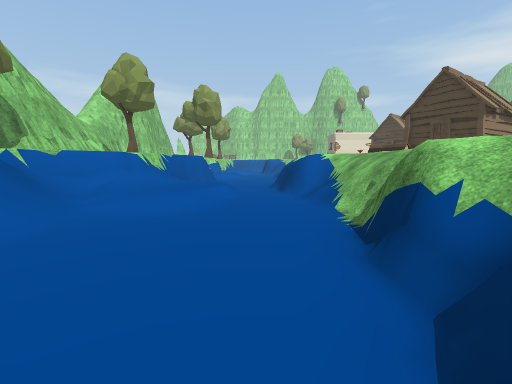
View 1 (above)

24 first-person views from a walk through a 3-D level made in the Unity game engine. The camera is 1.5 m above the floor, tilts 6° down and sees 85° across. The floor is counted in squares, 2 m on a side. Each view is taken from the middle of a square. On the plan, view 1 faces up. The plan holds only what a view shows up to about 10 squares ahead; the rest is blank. The place goes on beyond the plan. Some animated figures are left out. Some surface patterns are stand-ins.

View 2
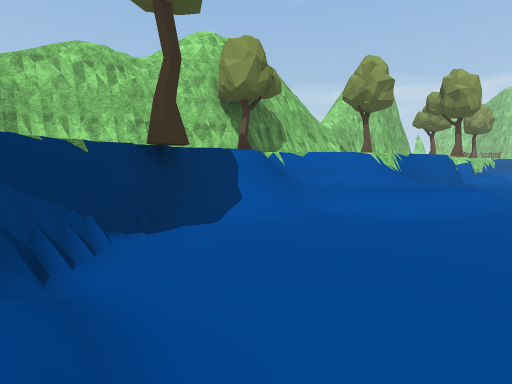

View 3
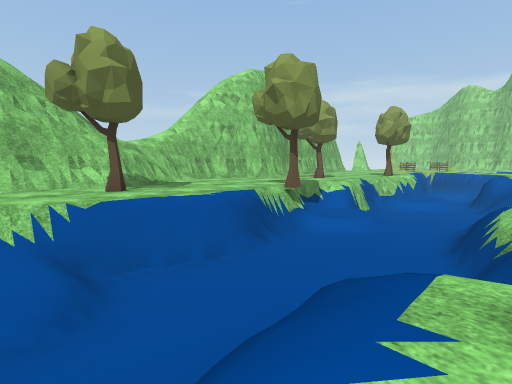

View 4
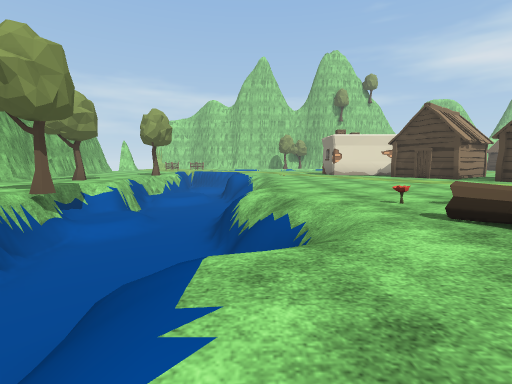

View 5
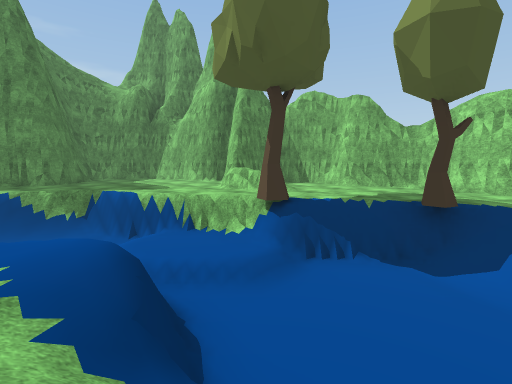

View 6
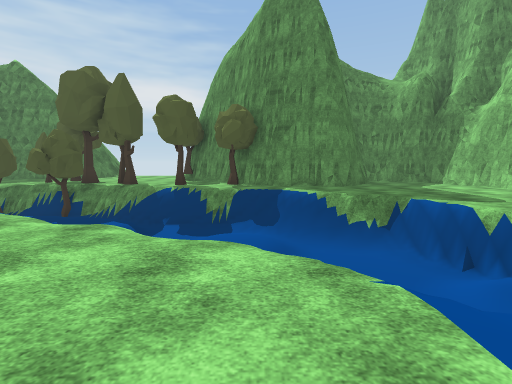

View 7
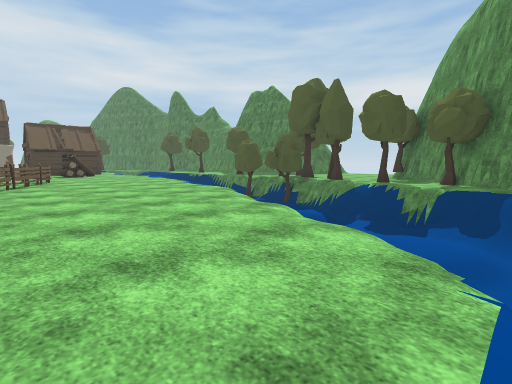

View 8
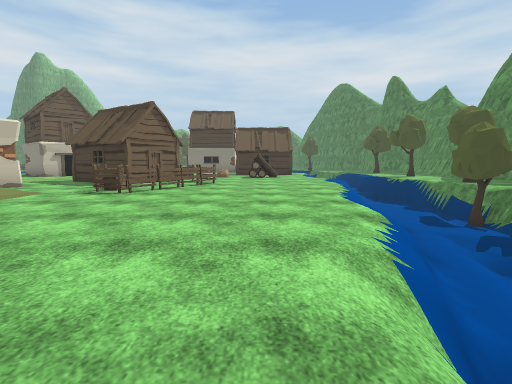

View 9
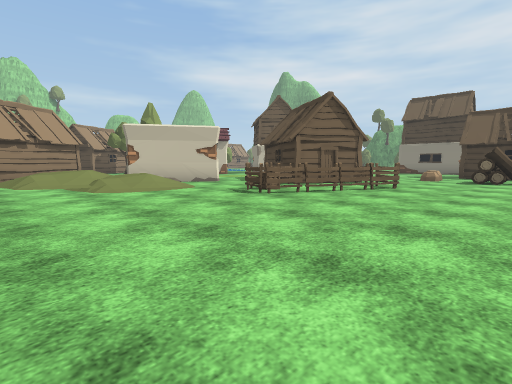

View 10
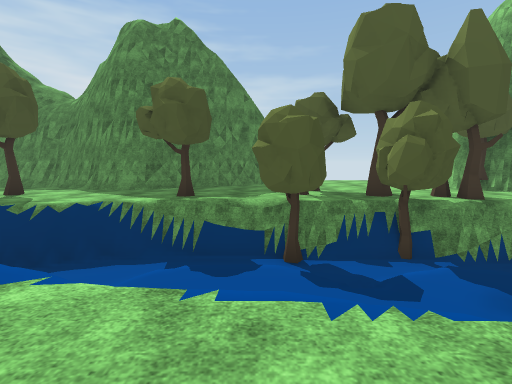

View 11
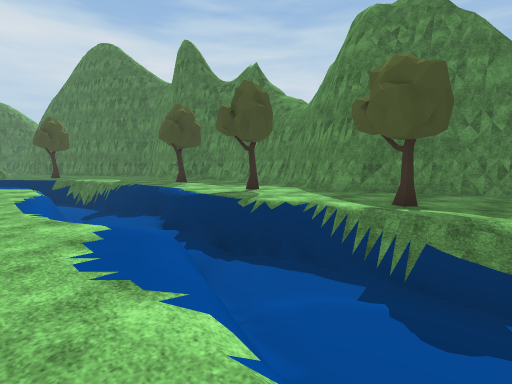

View 12
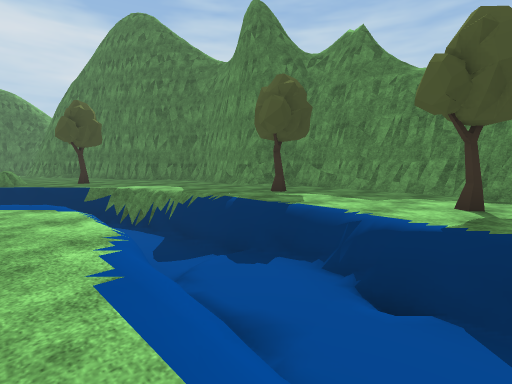

View 13
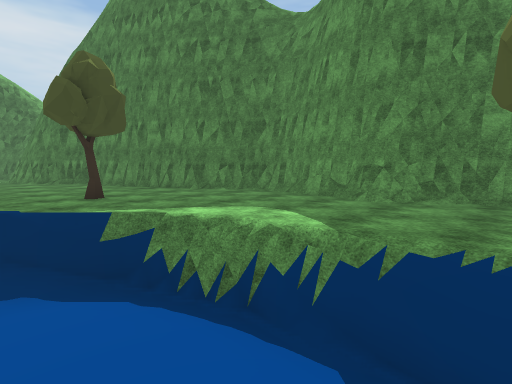

View 14
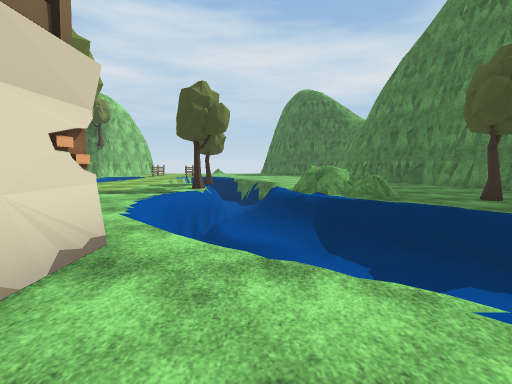

View 15
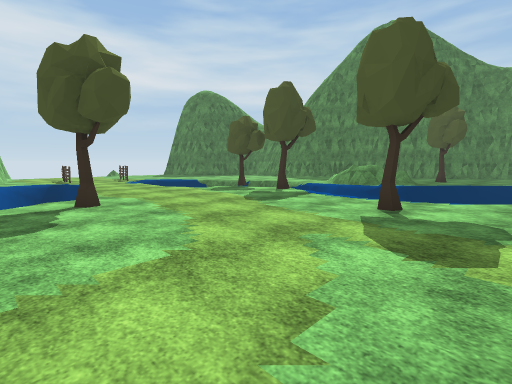

View 16
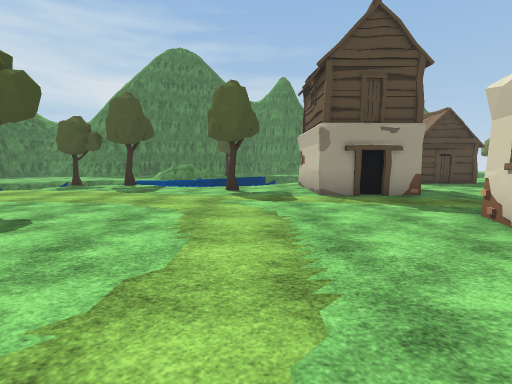

View 17
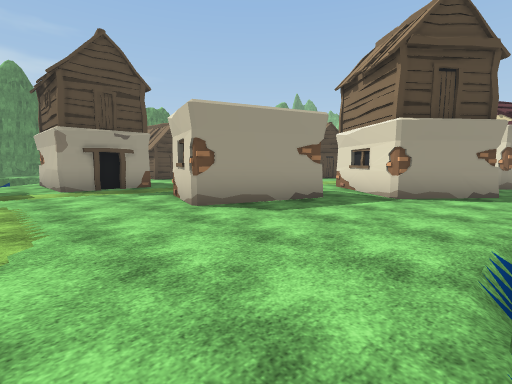

View 18
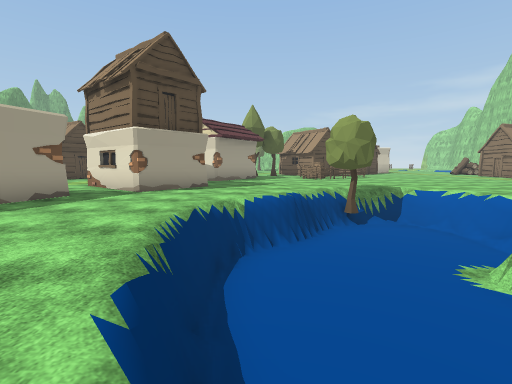

View 19
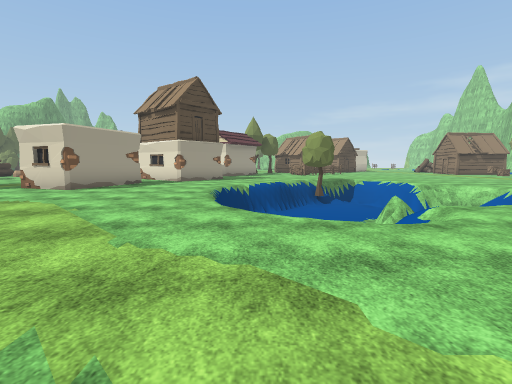

View 20
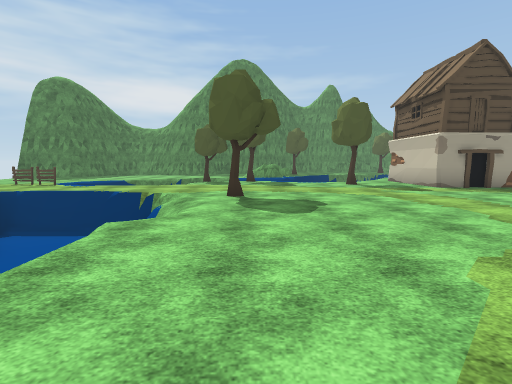

View 21
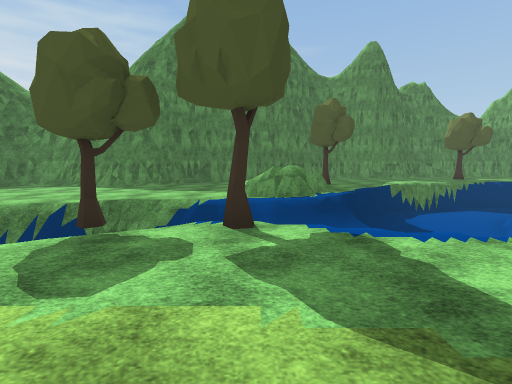

View 22
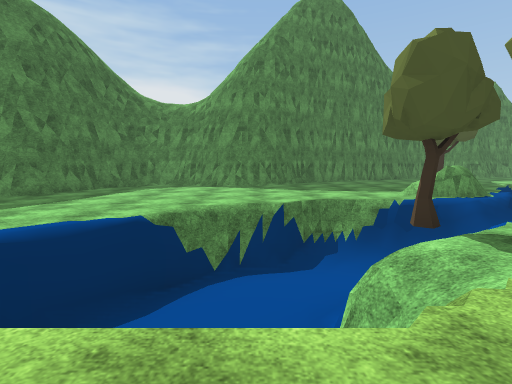

View 23
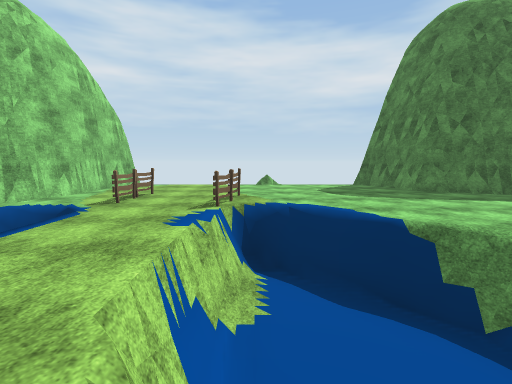

View 24
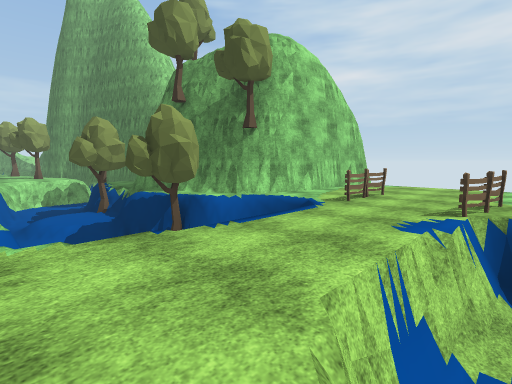

### Floor plan
Key: @ floor where view 1 was taken; # wall or solid block; x gap in a wall; . main floor; - floor 1.5 m lower than the main floor; _ floor 1.75 m lower than the main floor; < floor 2 m lower than the main floor; / step, stairs or slope; = window, fence, low wall or low ledge; v drop or lower ground; L log; H hut; T tree; F fence; C crate; O other object.
Columns run from 7 left of view 1 to 40 right of it. Each row starts with its distance up from view 1.
 19        /=                ... ./v
 18       -//                .....v
 17  #   #/<<       HH       ...vvv
 16  #.T.v<<</.......        ..vvvvvv /.
 15  #...=/<//.......#       ..Tvvvvv //.
 14   ..///<//......         ..Tvvvvvv v..   #
 13  ...///<//....           ...vvvvvv v...  #
 12 #....T<<</....           ....vvvvvv......=#
 11 ##...#<<<=/O..H        #.......vv...... ###
 10  #.../<<  /LHH.HH      O..#.............  #
  9  ##T.#<<=/..LHHH          ##............v_#
  8   #..#/<v..  H            ##............=#=
  7   #.///<=/.      O        #..###......../
  6  ##.=//<//.      #             O......./=  #####
  5  #T=///<//.  ./   ##..        ........T./  ##...
  4 ##.///<<<=   /// ....#        ...........====FF.
  3 #.../<<<//   .///...##       ...................
  2 #..T/<<<=/   ..//.OO##      ...##............F..
  1 #...=<<<x/.......FC..#.     ..  #..T.....=v=##F.
  0 #...##/@#.........FFOO..O  ...  #./##/T. #<##...
 -1 #....T//  ..........F....  HH  ..//<//#v #v##...
 -2 #..////// =/............L     ..//<////-==//....
 -3  ..==.==<<  =/..........L         <//=#.........
 -4   ##...v<<// /=  /........      <<</==.........#
 -5    ....=////<//-//=v=/. vv =// <<<//=..........#
 -6     ....///<</-///---/ ----//<<<<//.......##..##
 -7   #......./#=v=///////<///-//<</#/..T....######
 -8   ##...###/...==TxT//=#/..=////.........##
 -9    #..#####T.TTTT....T...............####
-10           ##......O......T...T.....###
-11            ##T...T ...##.......#####
-12             ##  .. .############
-13                    ##

Positions as (right, up) in squares from view 1, and headings:
1: (0, 0), facing up
2: (0, 0), facing up-left
3: (2, 7), facing up-left
4: (2, 7), facing up
5: (2, 3), facing down-left
6: (3, 1), facing down
7: (2, 1), facing down-right
8: (4, -2), facing right
9: (6, -3), facing up-right
10: (12, -3), facing down
11: (12, -4), facing down-right
12: (17, -4), facing down-right
13: (22, -5), facing down-right
14: (23, -2), facing right
15: (26, 6), facing down-right
16: (27, 9), facing down
17: (27, 11), facing down-left
18: (28, 12), facing left
19: (32, 12), facing left
20: (31, 11), facing down
21: (31, 3), facing down
22: (35, 3), facing down
23: (33, 1), facing right
24: (33, 1), facing up-right
